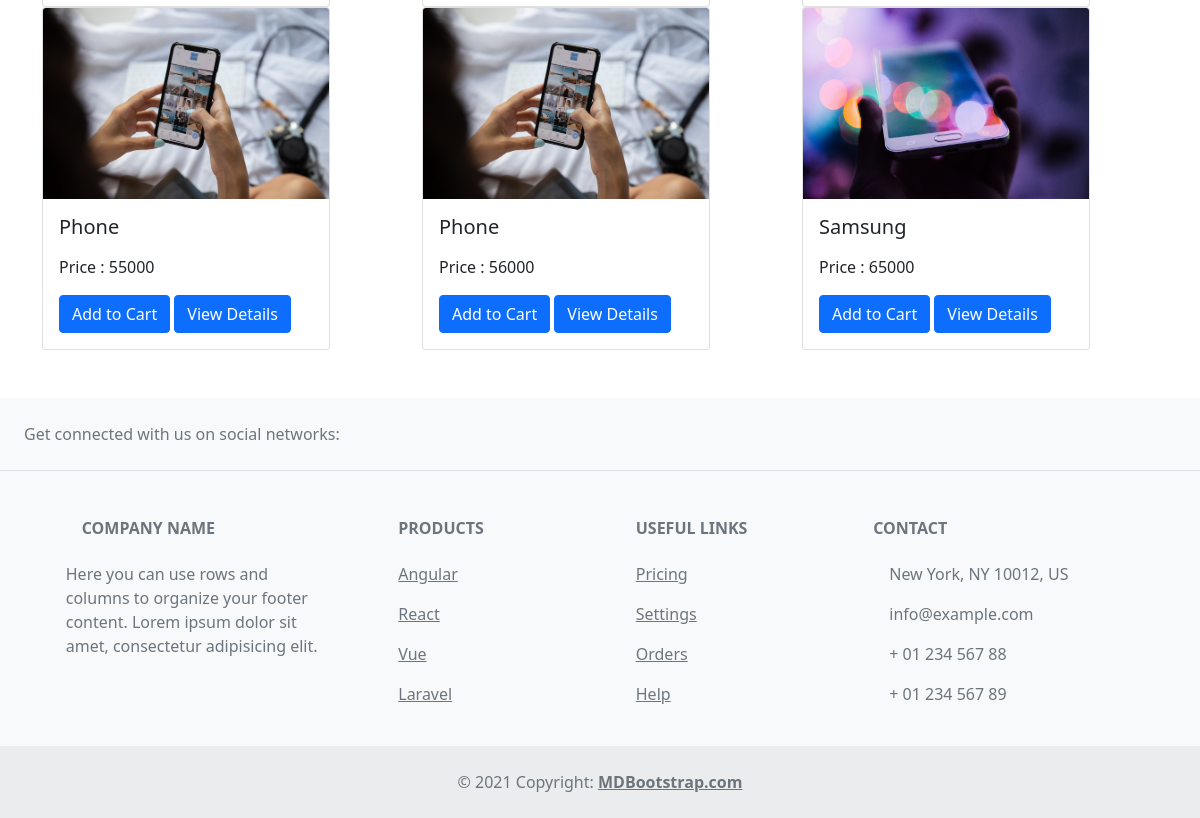
Before: / (lower part) with the older database file.
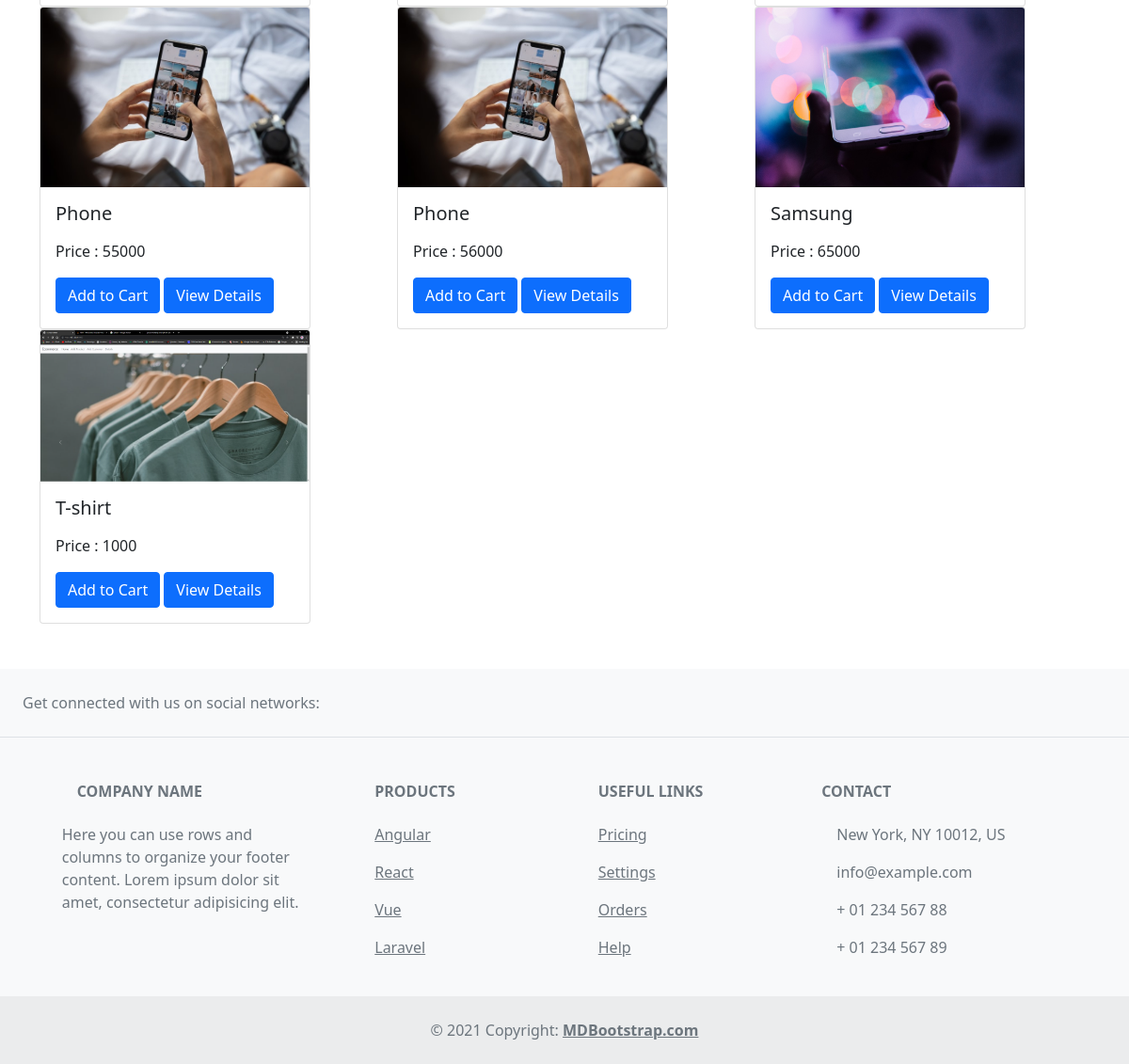
After: the same page with the newer database file.
### ECOM/models.py (models this page shows, shortened)
class Products(models.Model):
	options = (
		('Electronics','Electronics'),
		('Clothing','Clothing'),
		)
	name = models.CharField(max_length=100)
	image = models.ImageField(upload_to='images')
	description = models.TextField(null=True,blank=True)
	price = models.IntegerField()
	category = models.CharField(max_length=100,choices = options,null=True)

### ECOM/views.py (the view)
# urls.py: path('',views.index,name='home'),
def index(request):
	getAllProduct = Products.objects.all()
	context = {'getAllProduct' : getAllProduct}
	return render(request,'ECOM/index.html',context)

### ECOM/templates/ECOM/index.html (shortened to what this page needs)
{% extends 'ECOM/base.html' %}
{% load static %}
{% block content %}
<div class="container mt-5">
  <div class="jumbotron">
    <div class="row">
  {% for product in getAllProduct %}
    <div class="col">
      <div class="card" style="width: 18rem;">
  <img src="{{product.image.url}}" class="card-img-top" alt="...">
  <div class="card-body">
    <h5 class="card-title">{{product.name}}</h5>
    <p class="card-text">Price : {{product.price}}</p>
    <a href="{% url 'cart' product.id %}" class="btn btn-primary">Add to Cart</a>
    <a href="{% url 'product_detail' product.id %}" class="btn btn-primary">View Details</a>
  </div>
</div>
    </div>
{% endfor %}
 </div>
</div>
</div>
{% endblock %}

### ECOM/templates/ECOM/base.html (shortened to what this page needs)
{% load static %}
<!DOCTYPE html>
<html>
<head>
	<link href="https://cdn.jsdelivr.net/npm/bootstrap@5.1.0/dist/css/bootstrap.min.css" rel="stylesheet">
  <link rel="stylesheet" type="text/css" href="{% static 'css/cart_form.css' %}">
</head>
<body>
{% block content %}
{% endblock %}
<footer class="text-center text-lg-start bg-light text-muted">
  <section
    class="d-flex justify-content-center justify-content-lg-between p-4 border-bottom"
  >
    <div class="me-5 d-none d-lg-block">
      <span>Get connected with us on social networks:</span>
    </div>
    <div>
    </div>
  </section>
  <section class="">
    <div class="container text-center text-md-start mt-5">
      <div class="row mt-3">
        <div class="col-md-3 col-lg-4 col-xl-3 mx-auto mb-4">
          <h6 class="text-uppercase fw-bold mb-4">
            Company name
          </h6>
          <p>
            Here you can use rows and columns to organize your footer content. Lorem ipsum
            dolor sit amet, consectetur adipisicing elit.
          </p>
        </div>
        <div class="col-md-2 col-lg-2 col-xl-2 mx-auto mb-4">
          <h6 class="text-uppercase fw-bold mb-4">
            Products
          </h6>
          <p>
            <a href="#!" class="text-reset">Angular</a>
          </p>
          <p>
            <a href="#!" class="text-reset">React</a>
          </p>
          <p>
            <a href="#!" class="text-reset">Vue</a>
          </p>
          <p>
            <a href="#!" class="text-reset">Laravel</a>
          </p>
        </div>
        <div class="col-md-3 col-lg-2 col-xl-2 mx-auto mb-4">
          <h6 class="text-uppercase fw-bold mb-4">
            Useful links
          </h6>
          <p>
            <a href="#!" class="text-reset">Pricing</a>
          </p>
          <p>
            <a href="#!" class="text-reset">Settings</a>
          </p>
          <p>
            <a href="#!" class="text-reset">Orders</a>
          </p>
          <p>
            <a href="#!" class="text-reset">Help</a>
          </p>
        </div>
        <div class="col-md-4 col-lg-3 col-xl-3 mx-auto mb-md-0 mb-4">
          <h6 class="text-uppercase fw-bold mb-4">
            Contact
          </h6>
          <p> New York, NY 10012, US</p>
          <p>
            info@example.com
          </p>
          <p> + 01 234 567 88</p>
          <p> + 01 234 567 89</p>
        </div>
      </div>
    </div>
  </section>
  <div class="text-center p-4" style="background-color: rgba(0, 0, 0, 0.05);">
    © 2021 Copyright:
    <a class="text-reset fw-bold" href="https://mdbootstrap.com/">MDBootstrap.com</a>
  </div>
</footer>
</body>
</html>

### ECOM/templates/ECOM/base.html (style rules this page uses)
body { background-color: white; }

Changed rows visible on the page:
added Products: image (picture), name "T-shirt", price "1000"
